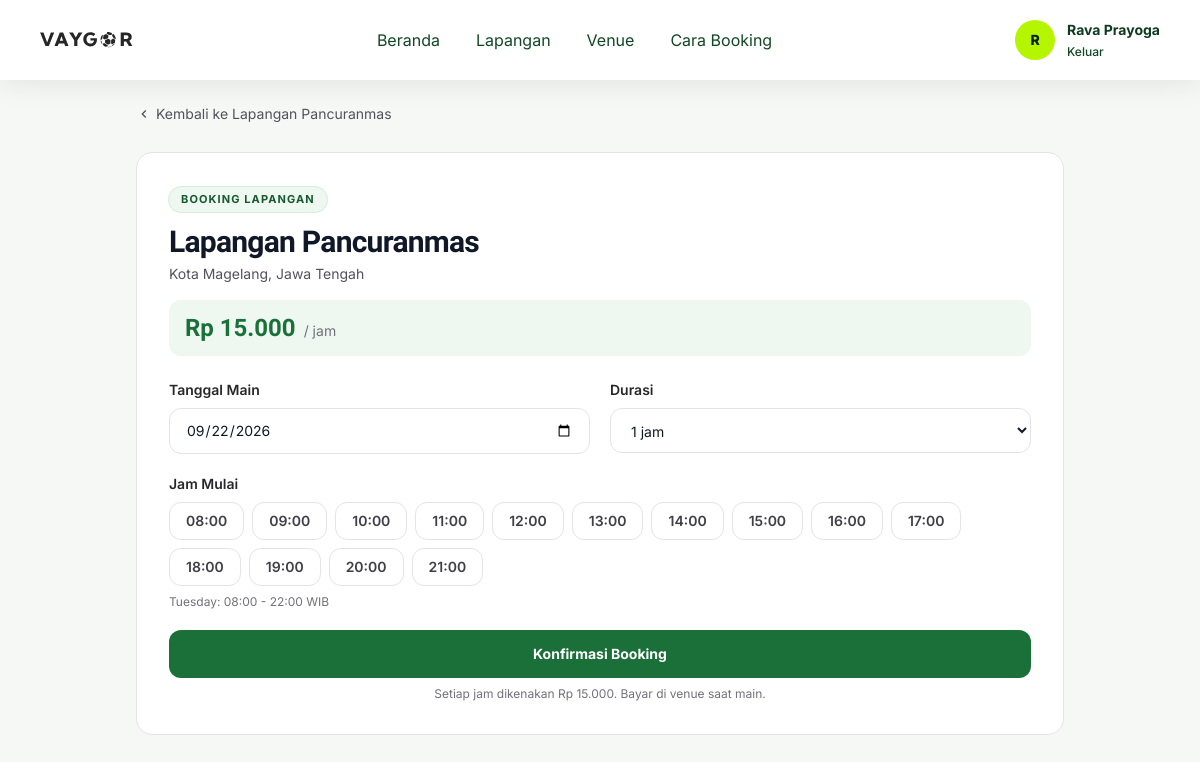
The page /index.php?p=booking&id=1 (signed in) on the database its author committed.
### tables this page shows
CREATE TABLE `users` (
  `id` int UNSIGNED NOT NULL,
  `name` varchar(100) NOT NULL,
  `email` varchar(100) NOT NULL,
  `phone` varchar(20) DEFAULT NULL,
  `password` varchar(255) NOT NULL,
  `role` enum('user','admin') NOT NULL DEFAULT 'user',
  `status` enum('active','inactive') NOT NULL DEFAULT 'active',
  `created_at` timestamp NULL DEFAULT CURRENT_TIMESTAMP,
  `updated_at` timestamp NULL DEFAULT CURRENT_TIMESTAMP ON UPDATE CURRENT_TIMESTAMP
);

CREATE TABLE `fields` (
  `id` int UNSIGNED NOT NULL,
  `name` varchar(100) NOT NULL,
  `location` varchar(255) NOT NULL,
  `description` text,
  `capacity` int DEFAULT '10',
  `price` decimal(12,2) NOT NULL DEFAULT '0.00',
  `image` varchar(255) DEFAULT NULL
);

CREATE TABLE `field_schedules` (
  `id` int UNSIGNED NOT NULL,
  `field_id` int UNSIGNED NOT NULL,
  `day_of_week` enum('Monday','Tuesday','Wednesday','Thursday','Friday','Saturday','Sunday') NOT NULL,
  `open_time` time NOT NULL,
  `close_time` time NOT NULL
);

### pages/booking.php (the view, shortened to what this page needs)
<?php
$vid = (int) ($_GET['id'] ?? $_POST['id_field'] ?? 0);
$venue = null;
$scheds = [];
$success = [];
if ($vid > 0) {
    $stmt = $conn->prepare("SELECT * FROM fields WHERE id = ? LIMIT 1");
    $stmt->bind_param("i", $vid);
    $stmt->execute();
    $venue = $stmt->get_result()->fetch_assoc();
}
try {
    $stmt = $conn->prepare("SELECT day_of_week, open_time, close_time FROM field_schedules WHERE field_id=? ORDER BY FIELD(day_of_week,'Monday','Tuesday','Wednesday','Thursday','Friday','Saturday','Sunday')");
    $stmt->bind_param("i", $vid);
    $stmt->execute();
    $r = $stmt->get_result();
    while ($row = $r->fetch_assoc()) $scheds[$row['day_of_week']] = $row;
} catch (Throwable $e) {
}
function booking_price($n)
{
    return 'Rp ' . number_format((float) $n, 0, ',', '.');
}
$selDate = $_POST['date'] ?? date('Y-m-d');
$selDay  = date('l', strtotime($selDate));
$slotSched = $scheds[$selDay] ?? null;
$slots = [];
if ($slotSched) {
    $t = strtotime($slotSched['open_time']);
    $end = strtotime($slotSched['close_time']) - 3600;
    while ($t <= $end) {
        $slots[] = date('H:i', $t);
        $t += 3600;
    }
}
?>
<div class="pt-20 pb-16">
  <div class="mx-auto max-w-5xl px-6 sm:px-8 lg:px-12 py-6">
    <a href="index.php?p=produk&id=<?php echo (int) $venue['id']; ?>" class="inline-flex items-center gap-1 text-sm text-zinc-600 hover:text-vaygor-600">
      <svg class="h-4 w-4" viewBox="0 0 24 24" fill="currentColor"><path d="M15.41 7.41 14 6l-6 6 6 6 1.41-1.41L10.83 12z" /></svg>
      Kembali ke <?php echo htmlspecialchars($venue['name'], ENT_QUOTES, 'UTF-8'); ?>
    </a>
    <div class="mt-6 rounded-2xl border border-zinc-200 bg-white p-6 sm:p-8">
      <p class="inline-flex rounded-full bg-vaygor-50 px-3 py-1 text-[11px] font-bold uppercase tracking-widest text-vaygor-700 ring-1 ring-vaygor-100">Booking Lapangan</p>
      <h1 class="mt-3 font-spartan text-2xl sm:text-3xl font-extrabold tracking-tight"><?php echo htmlspecialchars($venue['name'], ENT_QUOTES, 'UTF-8'); ?></h1>
      <p class="mt-1 text-sm text-zinc-600"><?php echo htmlspecialchars($venue['location'], ENT_QUOTES, 'UTF-8'); ?></p>
      <div class="mt-4 flex flex-wrap items-baseline gap-2 rounded-xl bg-vaygor-50 px-4 py-3">
        <span class="font-spartan text-2xl font-extrabold text-vaygor-600"><?php echo booking_price($venue['price']); ?></span>
        <span class="text-sm text-zinc-500">/ jam</span>
      </div>
      <?php if (!empty($success)): ?>
        <div role="status" class="mt-6 rounded-xl border border-emerald-200 bg-emerald-50 p-5">
          <p class="font-spartan text-lg font-bold text-emerald-800">Booking berhasil dibuat!</p>
          <dl class="mt-3 grid gap-2 text-sm text-emerald-900 sm:grid-cols-2">
            <div class="rounded-lg bg-white/70 px-3 py-2"><dt class="text-xs font-semibold uppercase tracking-wide opacity-70">Kode Booking</dt><dd class="font-bold"><?php echo htmlspecialchars($success['code'], ENT_QUOTES, 'UTF-8'); ?></dd></div>
            <div class="rounded-lg bg-white/70 px-3 py-2"><dt class="text-xs font-semibold uppercase tracking-wide opacity-70">Venue</dt><dd class="font-bold"><?php echo htmlspecialchars($success['venue'], ENT_QUOTES, 'UTF-8'); ?></dd></div>
            <div class="rounded-lg bg-white/70 px-3 py-2"><dt class="text-xs font-semibold uppercase tracking-wide opacity-70">Tanggal &amp; Jam</dt><dd class="font-bold"><?php echo htmlspecialchars($success['date'] . ' • ' . $success['time'], ENT_QUOTES, 'UTF-8'); ?></dd></div>
            <div class="rounded-lg bg-white/70 px-3 py-2"><dt class="text-xs font-semibold uppercase tracking-wide opacity-70">Total (unpaid)</dt><dd class="font-bold"><?php echo htmlspecialchars($success['total'], ENT_QUOTES, 'UTF-8'); ?></dd></div>
          </dl>
          <p class="mt-4 text-sm text-emerald-800/80">Pembayaran dilakukan di venue saat main. Simpan kode booking sebagai bukti.</p>
          <a href="index.php?p=browse" class="mt-4 inline-flex rounded-xl bg-vaygor-600 px-5 py-2.5 text-sm font-bold text-white hover:bg-vaygor-700">Jelajahi lapangan lain</a>
        </div>
      <?php else: ?>
        <form action="" method="post" class="mt-6 grid gap-5 sm:grid-cols-2" novalidate>
          <div>
            <label for="bdate" class="block text-sm font-semibold text-zinc-800">Tanggal Main</label>
            <input id="bdate" type="date" name="date" min="<?php echo date('Y-m-d'); ?>" value="<?php echo htmlspecialchars($selDate, ENT_QUOTES, 'UTF-8'); ?>" class="mt-2 w-full rounded-xl border border-zinc-200 bg-white px-4 py-3 text-sm focus:border-vaygor-600 focus:outline-none focus:ring-2 focus:ring-vaygor-600/20">
          </div>
          <div>
            <label for="bdur" class="block text-sm font-semibold text-zinc-800">Durasi</label>
            <select id="bdur" name="duration" class="mt-2 w-full cursor-pointer rounded-xl border border-zinc-200 bg-white px-4 py-3 text-sm focus:border-vaygor-600 focus:outline-none focus:ring-2 focus:ring-vaygor-600/20">
              <option value="1">1 jam</option>
            </select>
          </div>
          <div class="sm:col-span-2">
            <label for="bstart" class="block text-sm font-semibold text-zinc-800">Jam Mulai</label>
            <?php if ($slots): ?>
              <div class="mt-2 flex flex-wrap gap-2" id="slotWrap">
                <?php foreach ($slots as $s): $active = ($_POST['start'] ?? '') === $s; ?>
                  <label class="cursor-pointer">
                    <span class="inline-flex items-center rounded-xl border border-zinc-200 bg-white px-4 py-2 text-sm font-semibold text-zinc-700 transition peer-checked:border-vaygor-600 peer-checked:bg-vaygor-600 peer-checked:text-white hover:border-vaygor-400"><?php echo $s; ?></span>
                  </label>
                <?php endforeach; ?>
              </div>
              <p class="mt-2 text-xs text-zinc-500"><?php echo $slotSched['day_of_week']; ?>: <?php echo substr($slotSched['open_time'], 0, 5); ?> - <?php echo substr($slotSched['close_time'], 0, 5); ?> WIB</p>
            <?php else: ?>
              <p class="mt-2 text-sm text-zinc-500">Pilih tanggal dulu, jam main akan muncul sesuai jadwal operasional.</p>
            <?php endif; ?>
          </div>
          <div class="sm:col-span-2">
            <button type="submit" name="booking" class="w-full rounded-xl bg-vaygor-600 px-6 py-3.5 text-sm font-bold text-white transition hover:bg-vaygor-700">Konfirmasi Booking</button>
            <p class="mt-2 text-center text-xs text-zinc-500">Setiap jam dikenakan <?php echo booking_price($venue['price']); ?>. Bayar di venue saat main.</p>
          </div>
        </form>
      <?php endif; ?>
    </div>
  </div>
</div>

### includes/navbar.php (shortened to what this page needs)
<?php
$navLoggedIn = !empty($_SESSION['id']);
$navName    = $_SESSION['name'] ?? '';
$navSolid   = !empty($navForceSolid);
if ($navLoggedIn && !$navName) {
    $navConn = $GLOBALS['conn'] ?? null;
    if ($navConn) {
        $navRes = mysqli_query($navConn, 'SELECT name FROM users WHERE id = ' . (int) $_SESSION['id'] . ' LIMIT 1');
        $navRow = $navRes ? mysqli_fetch_assoc($navRes) : null;
        $navName = $navRow['name'] ?? 'Pengguna';
    } else {
        $navName = 'Pengguna';
    }
}
$navInitial = $navName ? mb_strtoupper(mb_substr(trim($navName), 0, 1)) : 'V';
?>
<nav id="siteNav" data-force="<?= $navSolid ? '1' : '0' ?>" class="fixed inset-x-0 top-0 z-50 <?= $navSolid ? 'scrolled' : '' ?>">
  <div class="mx-auto flex h-20 max-w-7xl items-center justify-between px-5 sm:px-8 lg:px-10">
    <a href="index.php" class="flex items-center">
      <img id="navLogo" src="assets/images/logo(1).svg" class="h-5 w-auto sm:h-6" alt="VAYGOR">
    </a>
    <div class="hidden items-center gap-9 lg:flex">
      <a href="index.php" class="nav-link">Beranda</a>
      <a href="index.php?p=browse" class="nav-link">Lapangan</a>
      <a href="index.php#venue" class="nav-link">Venue</a>
      <a href="index.php#cara" class="nav-link">Cara Booking</a>
    </div>
    <div class="hidden items-center gap-5 lg:flex">
      <?php if (!$navLoggedIn): ?>
        <a href="login.php" class="nav-link">Masuk</a>
        <a href="index.php?p=browse" class="rounded-xl bg-neon px-6 py-3 text-sm font-bold text-vaygor-950 shadow-lg shadow-black/20 transition hover:scale-[1.03] hover:bg-white">Book Now</a>
      <?php else: ?>
        <div class="flex items-center gap-3">
          <div class="nav-avatar flex h-10 w-10 items-center justify-center rounded-full bg-neon text-sm font-extrabold text-vaygor-950 ring-2 ring-white/40"><?= $navInitial; ?></div>
          <div class="leading-tight">
            <p class="nav-name max-w-[10rem] truncate text-sm font-bold"><?= htmlspecialchars($navName); ?></p>
            <a href="logout.php" class="nav-logout text-xs font-medium">Keluar</a>
          </div>
        </div>
      <?php endif; ?>
    </div>
  </div>
</nav>

### includes/navbar.php (style rules this page uses)
#siteNav { background: transparent; transition: background-color .3s ease, box-shadow .3s ease; }
#siteNav .nav-link { color: rgba(255, 255, 255, .85); transition: color .25s ease; }
#siteNav .nav-name { color: #fff; }
#siteNav .nav-logout { color: rgba(255, 255, 255, .7); transition: color .25s ease; }
#siteNav.scrolled { background: rgba(255, 255, 255, .92); box-shadow: 0 6px 24px rgba(6, 34, 17, .08); backdrop-filter: blur(10px); -webkit-backdrop-filter: blur(10px); }
#siteNav.scrolled .nav-link { color: #124726; }
#siteNav.scrolled #navLogo { filter: brightness(0) opacity(.85); }
#siteNav.scrolled .nav-name { color: #0e3a1f; }
#siteNav.scrolled .nav-logout { color: #124726; }

### rows shown on the page
users: name "R", name "Rava Prayoga"
fields: name "Lapangan Pancuranmas", location "Kota Magelang, Jawa Tengah", price "Rp 15.000"
field_schedules: day_of_week "Tuesday", open_time "08:00", close_time "22:00"

### other values the page prints
$s "08:00"
$s "09:00"
$s "10:00"
$s "11:00"
$s "12:00"
$s "13:00"
$s "14:00"
$s "15:00"
$s "16:00"
$s "17:00"
$s "18:00"
$s "19:00"
$s "20:00"
$s "21:00"
